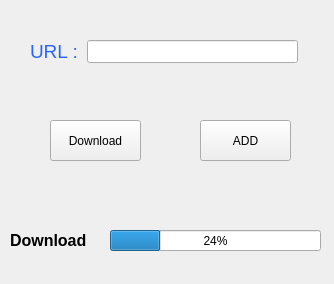
<?xml version="1.0" encoding="UTF-8"?>
<ui version="4.0">
 <class>MainWindow</class>
 <widget class="QMainWindow" name="MainWindow">
  <property name="geometry">
   <rect>
    <x>0</x>
    <y>0</y>
    <width>334</width>
    <height>284</height>
   </rect>
  </property>
  <property name="minimumSize">
   <size>
    <width>334</width>
    <height>284</height>
   </size>
  </property>
  <property name="maximumSize">
   <size>
    <width>334</width>
    <height>284</height>
   </size>
  </property>
  <property name="windowTitle">
   <string>MainWindow</string>
  </property>
  <widget class="QWidget" name="centralwidget">
   <widget class="QProgressBar" name="bar1">
    <property name="geometry">
     <rect>
      <x>110</x>
      <y>230</y>
      <width>211</width>
      <height>21</height>
     </rect>
    </property>
    <property name="value">
     <number>24</number>
    </property>
   </widget>
   <widget class="QLabel" name="name">
    <property name="geometry">
     <rect>
      <x>10</x>
      <y>230</y>
      <width>91</width>
      <height>21</height>
     </rect>
    </property>
    <property name="styleSheet">
     <string notr="true">font-size:12pt; font-weight:600;</string>
    </property>
    <property name="text">
     <string>Download</string>
    </property>
   </widget>
   <widget class="QPushButton" name="Download">
    <property name="geometry">
     <rect>
      <x>50</x>
      <y>120</y>
      <width>91</width>
      <height>41</height>
     </rect>
    </property>
    <property name="text">
     <string>Download</string>
    </property>
   </widget>
   <widget class="QLabel" name="gr">
    <property name="geometry">
     <rect>
      <x>20</x>
      <y>190</y>
      <width>291</width>
      <height>20</height>
     </rect>
    </property>
    <property name="styleSheet">
     <string notr="true">font-size:12pt; font-weight:600;</string>
    </property>
    <property name="text">
     <string/>
    </property>
   </widget>
   <widget class="QLineEdit" name="url">
    <property name="geometry">
     <rect>
      <x>87</x>
      <y>40</y>
      <width>211</width>
      <height>23</height>
     </rect>
    </property>
   </widget>
   <widget class="QLabel" name="label">
    <property name="geometry">
     <rect>
      <x>30</x>
      <y>40</y>
      <width>52</width>
      <height>23</height>
     </rect>
    </property>
    <property name="text">
     <string>&lt;html&gt;&lt;head/&gt;&lt;body&gt;&lt;p&gt;&lt;span style=&quot; font-size:14pt; color:#2a63ff;&quot;&gt;URL : &lt;/span&gt;&lt;/p&gt;&lt;/body&gt;&lt;/html&gt;</string>
    </property>
   </widget>
   <widget class="QPushButton" name="add">
    <property name="geometry">
     <rect>
      <x>200</x>
      <y>120</y>
      <width>91</width>
      <height>41</height>
     </rect>
    </property>
    <property name="text">
     <string>ADD</string>
    </property>
   </widget>
  </widget>
 </widget>
 <resources/>
 <connections/>
</ui>
